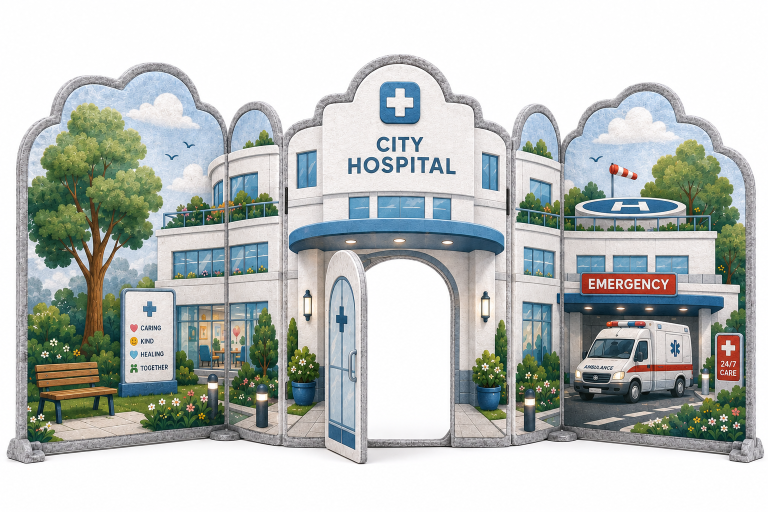
#> input picture tasks/marriott-hospital/source/Updated Hospital 1.png, 1536 x 1024 px (shown at 1/2 size)
$ python -i run_m5_fal_pilots.py   (imports and definitions only)
#> lines starting #> are read from the running program, lines starting #| are printed output that depends on the picture; after the words box and inside, x2 and y2 are one past the last pixel; in counts of white or black regions, pixels touching at a corner belong together
#> in rgba_from_magenta_source, rgb is the input picture: shape (1024, 1536, 3); mean R, G, B 187.7, 192.9, 189.9
from __future__ import annotations

import base64
import hashlib
import io
import json
import sys
from pathlib import Path

import cv2
import numpy as np
import requests
from PIL import Image, ImageDraw, ImageFilter, ImageFont
from scipy import ndimage as ndi

sys.path.insert(0, "scripts")
from falgen import load_key  # noqa: E402


PROD = Path(
    "/Users/za/Library/CloudStorage/GoogleDrive-saar.shai@gmail.com/My Drive/Wanderland Folder/Files/Products/Screenery/production files/festive/images"
)
OUT_DIR = PROD / "Images" / "candidates"
TASK_DIR = Path("tasks/festive-magenta-m5-upscale")
ANALYSIS_DIR = TASK_DIR / "analysis"
SCALE = 2
FAL_ENDPOINT = "fal-ai/recraft/upscale/crisp"

PILOTS = [
    PROD / "best magenta background-07.png",
    PROD / "best magenta background-03.png",
]


def slug(path: Path) -> str:
    return path.stem.replace(" ", "-").lower()


# [6 lines left out: function sha256, not called in this run]


def connected_background_mask(rgb: np.ndarray) -> np.ndarray:
    h, w = rgb.shape[:2]
#> h = 1024; w = 1536
    border = np.concatenate([rgb[0, :, :], rgb[-1, :, :], rgb[:, 0, :], rgb[:, -1, :]], axis=0)
    bg = np.median(border, axis=0)
#> bg = [254, 254, 254]

    dist = np.linalg.norm(rgb.astype(np.float32) - bg.astype(np.float32), axis=2)
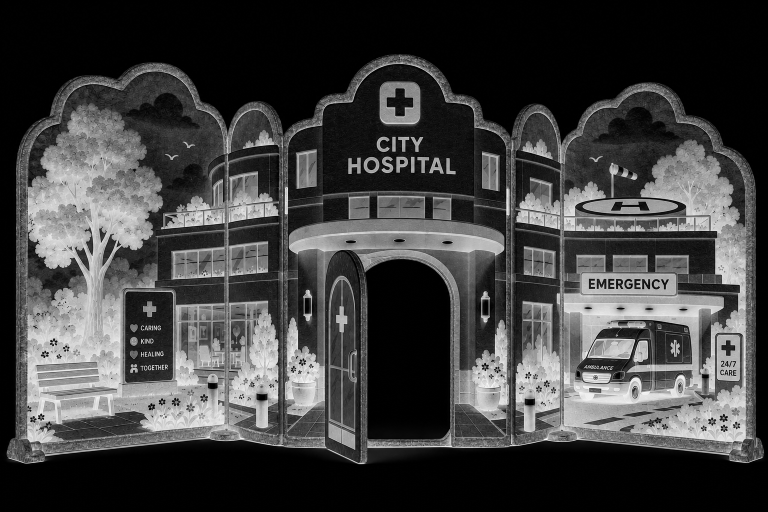
#> dist: shape (1024, 1536) float32 (shown at 1/2 size); min 0, max 439.9, mean 112.2; drawn with min black and max white
    magenta_family = (rgb[..., 0] > 185) & (rgb[..., 1] < 95) & (rgb[..., 2] > 165)
#> magenta_family: shape (1024, 1536) bool; every value is 0
    near_bg = (dist < 82) | magenta_family
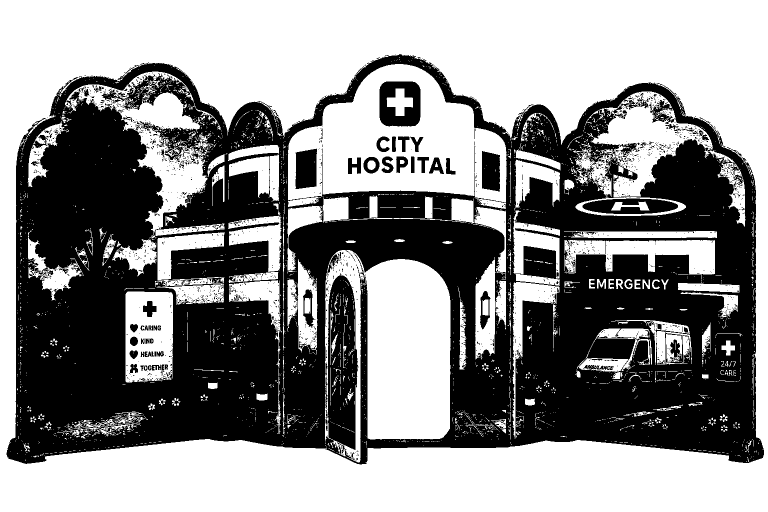
#> near_bg: shape (1024, 1536) bool (shown at 1/2 size); 55.5% white; 1945 black regions (1827 under 20 px), largest, box (x1, y1, x2, y2) and area: (13, 108, 1528, 929) 665901, (759, 163, 841, 253) 5391, (1165, 397, 1356, 428) 4010

    labels, n = ndi.label(near_bg)
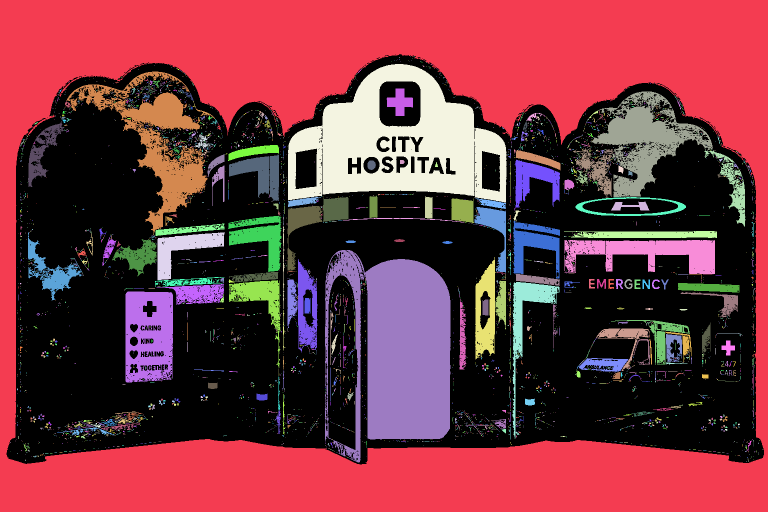
#> labels: shape (1024, 1536) int32 (shown at 1/2 size); 4695 distinct labels, from 0 to 4694; one colour per label, 0 black
#> n = 4694
    if n == 0:
        return np.zeros((h, w), dtype=bool)
    border_labels = set(np.unique(labels[0, :]))
#> border_labels = 1 item
    border_labels.update(np.unique(labels[-1, :]))
    border_labels.update(np.unique(labels[:, 0]))
    border_labels.update(np.unique(labels[:, -1]))
    border_labels.discard(0)
    bg_mask = np.isin(labels, list(border_labels))
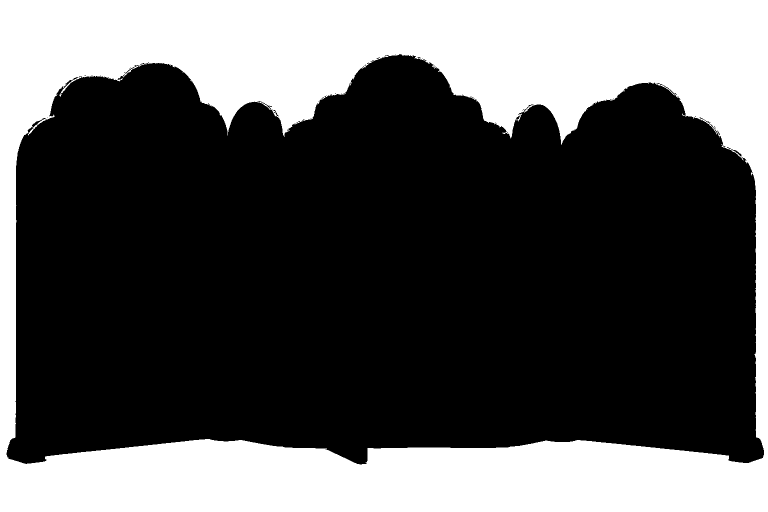
#> bg_mask: shape (1024, 1536) bool (shown at 1/2 size); 34.2% white; 1 white region, box (x1, y1, x2, y2) and area: (0, 0, 1536, 1024) 537720
    bg_mask = ndi.binary_closing(bg_mask, iterations=1)
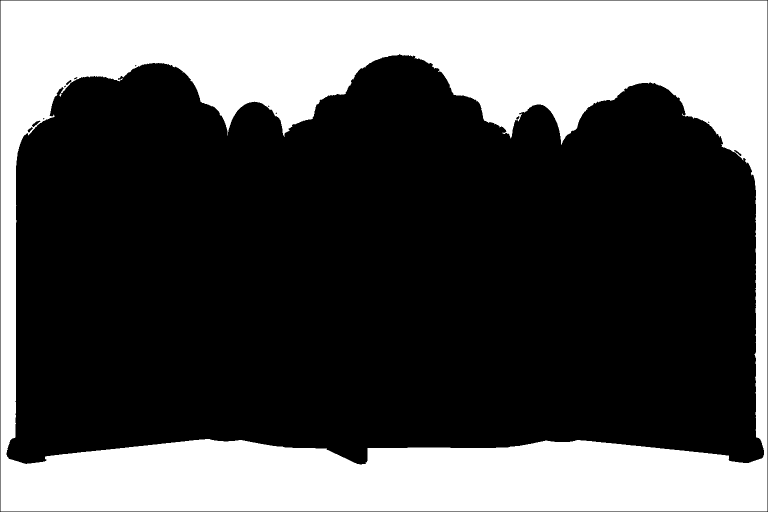
#> bg_mask: shape (1024, 1536) bool (shown at 1/2 size); 33.9% white; 1 white region, box (x1, y1, x2, y2) and area: (1, 1, 1535, 1023) 533340
    return bg_mask


def rgba_from_magenta_source(src: Path) -> np.ndarray:
    rgb = np.array(Image.open(src).convert("RGB"))
    bg_mask = connected_background_mask(rgb)
    fg = ~bg_mask
    fg = ndi.binary_fill_holes(fg)
#> fg: shape (1024, 1536) bool; every value is 1
    fg = ndi.binary_opening(fg, iterations=1)
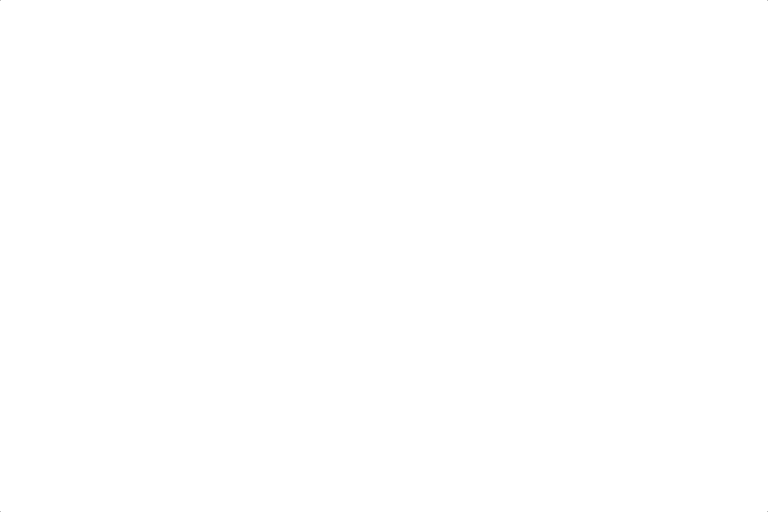
#> fg: shape (1024, 1536) bool (shown at 1/2 size); 100% white; black in thin lines or dots
    fg = ndi.binary_closing(fg, iterations=1)
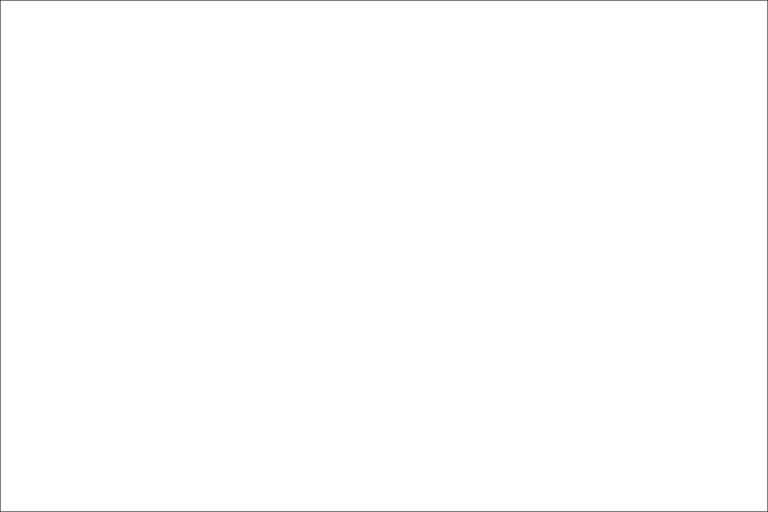
#> fg: shape (1024, 1536) bool (shown at 1/2 size); 99.7% white; black in thin lines or dots
    alpha = ndi.gaussian_filter(fg.astype(np.float32), sigma=0.75)
    alpha = np.clip(alpha * 255, 0, 255).astype(np.uint8)
    rgba = np.dstack([rgb, alpha])
    rgba[rgba[..., 3] == 0, :3] = 0
    return rgba


def write_rgba(rgba: np.ndarray, path: Path) -> None:
    path.parent.mkdir(parents=True, exist_ok=True)
    Image.fromarray(np.clip(rgba, 0, 255).astype(np.uint8), "RGBA").save(path)


# [41 lines left out: functions composite_over, make_padded_input, fal_crisp, not called in this run]


def resize_alpha(alpha: np.ndarray, size: tuple[int, int]) -> np.ndarray:
    return np.array(Image.fromarray(alpha, "L").resize(size, Image.Resampling.LANCZOS))


# [141 lines left out: functions add_subtle_texture_and_sharpness, edge_clean, process_one, make_contact, main, not called in this run]


# [2 lines not run here, left out]

>>> result = rgba_from_magenta_source('../marriott-hospital/source/Updated Hospital 1.png')

$ run again, on tasks/improve/mid.raw.png
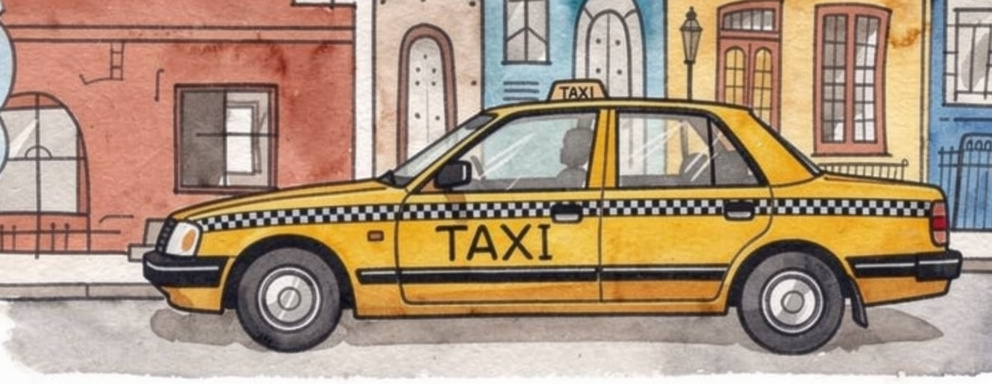
#> input picture tasks/improve/mid.raw.png, 992 x 384 px
#> in rgba_from_magenta_source, rgb is the input picture: shape (384, 992, 3); mean R, G, B 173, 148.5, 125.9
#> border = 2752 rows, first 8: [175, 147, 143], [168, 131, 125], [173, 124, 117], [179, 119, 108], [187, 120, 104], [190, 117, 102], [193, 116, 100], [194, 115, 98]
#> bg = [229, 209, 208.5]
#> magenta_family: shape (384, 992) bool; every value is 0
#> near_bg: shape (384, 992) bool; 32.4% white; 441 white regions (224 under 20 px), largest, box (x1, y1, x2, y2) and area: (0, 274, 992, 384) 49063, (781, 3, 921, 182) 8335, (376, 0, 480, 177) 7810
#> in connected_background_mask, `labels, n = ndi.label(near_bg)`:
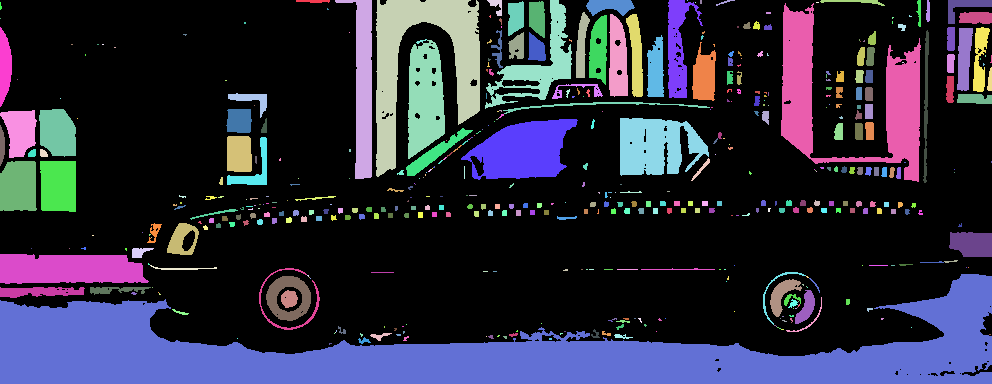
#> labels: shape (384, 992) int32; 494 distinct labels, from 0 to 493; one colour per label, 0 black
#> n = 493
#> border_labels = 15 items
#> in rgba_from_magenta_source, `fg = ndi.binary_closing(fg, iterations=1)`:
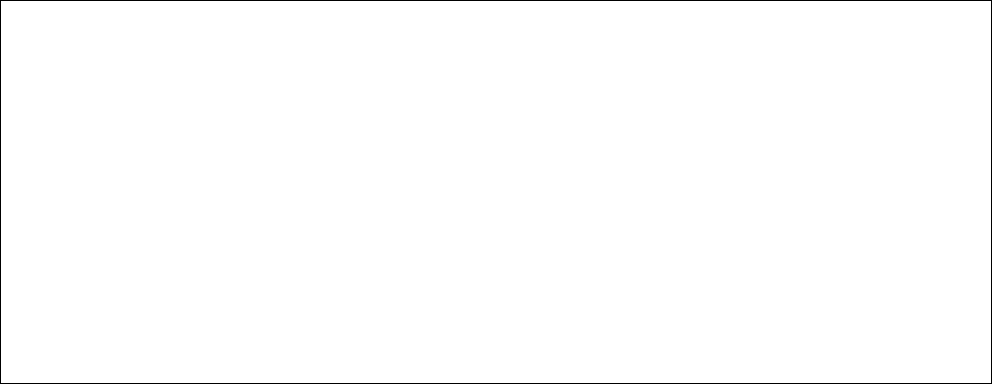
#> fg: shape (384, 992) bool; 99.3% white; black in thin lines or dots
